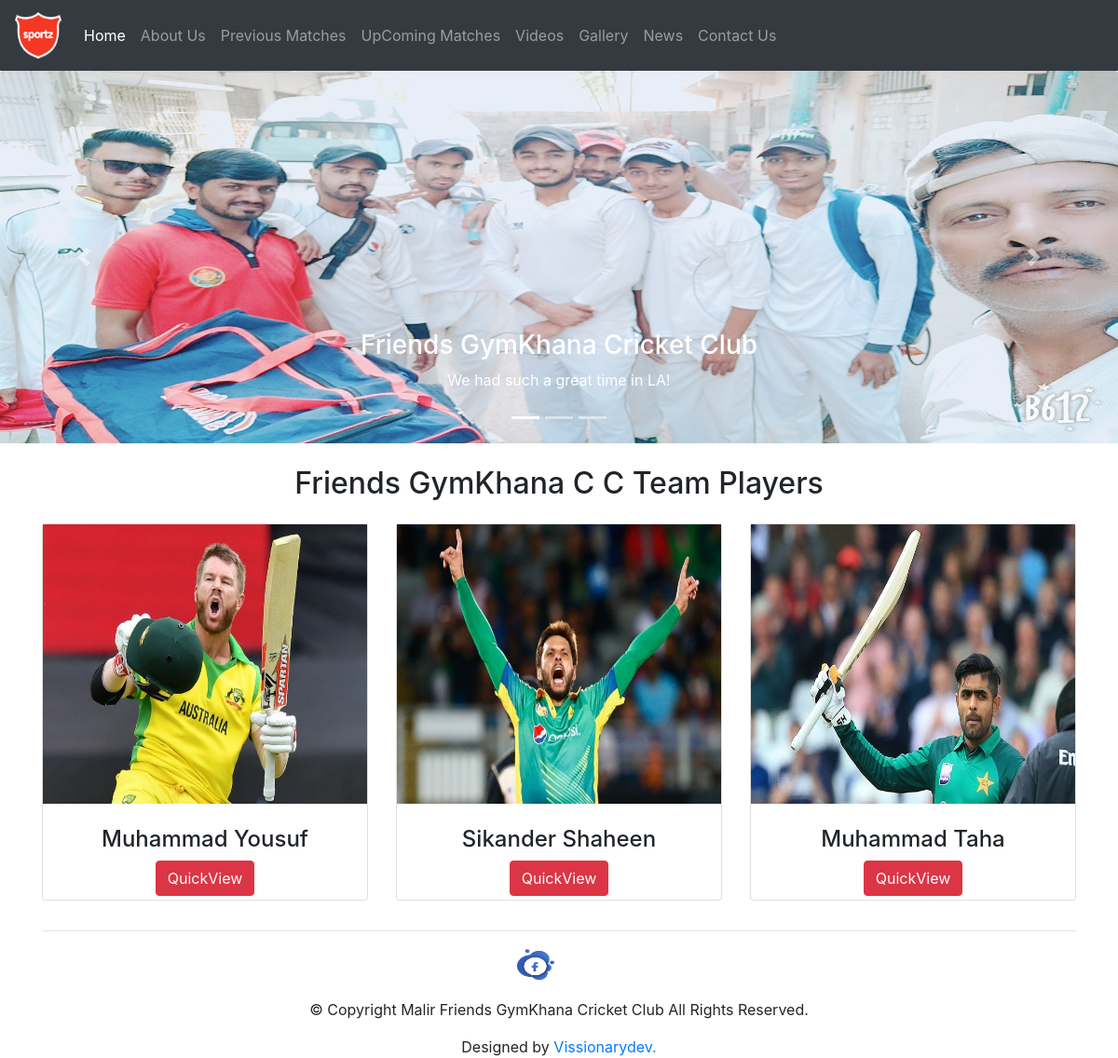
The page /club/ on the database its author committed.
### club/models.py (models this page shows, shortened)
class Record(models.Model):
    player_id = models.AutoField
    player_name = models.CharField(max_length=50)
    player_category = (
        ("Batsman", "batsman"),
        ("Bowler", "bowler"),
        ("All-Rounder", "all-rounder"),
        ("Wicket-keeper", "wicket-keeper"),
    )
    category = models.CharField(max_length=15,
                                choices=player_category,
                                default="All-Rounder")
    player_batting_style = models.CharField(max_length=50, default="")
    player_bowling_style = models.CharField(max_length=50, default="")
    player_batting_no = models.CharField(max_length=50, default="")
    player_age = models.IntegerField(default=0)
    player_rank = models.CharField(max_length=50, default="")
    player_desc = models.CharField(max_length=500, default="")
    image = models.FileField(upload_to='club/images', default="")

### club/views.py (the view)
# urls.py: path("", views.photo3, name="ClubHome"),
def photo3(request):
    queryset = Record.objects.all()
    context = {
       "photos": queryset,
    }
    return render(request, 'club/index.html', context)

### club/templates/club/index.html (shortened to what this page needs)
{% extends 'club/basic.html' %}
{% load static %}
{% block body %}
<div class="container-fluid" >
    <h2 id="heading" class="mt-4">Friends GymKhana C C Team Players </h2>
<div class="container">
            {%  for i in photos  %}
                {% if forloop.counter0|divisibleby:3 %} <div class="row text-center" id="myTable"> {%  endif %}
                  <div class="col-md-4 my-3" >
                      <div class="card">
                          <img src="/media/{{i.image}}" alt="" width="auto" height="300">
                          <div class="card-content">
                              <br>
                              <h4>{{i.player_name}}</h4>
                              <a href="/club/records/{{i.id}}"><button id="qvv{{i.id}}" class="btn btn-danger cart mb-1">
                              QuickView</button></a>
                              <br>
                          </div>
                      </div>
                  </div>
            {%  if forloop.counter|divisibleby:3 or forloop.last %}</div><hr>{%  endif %}
            {%  endfor %}
         </div>
</div>
{%endblock%}

### club/templates/club/basic.html (shortened to what this page needs)
<!doctype html>
<html lang="en">
  <head>
    <link rel="stylesheet" href="https://stackpath.bootstrapcdn.com/bootstrap/4.2.1/css/bootstrap.min.css">
    <link rel="stylesheet" href="https://maxcdn.bootstrapcdn.com/bootstrap/4.4.1/css/bootstrap.min.css">
  </head>
  <body>
  <nav class="navbar navbar-expand-lg navbar-dark bg-dark">
  <a class="navbar-brand" href="/club" ><img src='/media/club/images/logo.png' width="50px" height="50px"></a>
  <div class="collapse navbar-collapse" id="navbarSupportedContent">
    <ul class="navbar-nav mr-auto">
      <li class="nav-item active">
        <a class="nav-link" href="/club">Home <span class="sr-only">(current)</span></a>
      </li>
      <li class="nav-item link">
        <a class="nav-link"  href="/club/about">About Us </a>
      </li>
      <li class="nav-item">
        <a class="nav-link" href="/club/matches">Previous Matches</a>
      </li>
        <li class="nav-item">
        <a class="nav-link" href="/club/upcoming_matches">UpComing Matches</a>
      </li>
         <li class="nav-item">
        <a class="nav-link" href="/club/videos">Videos</a>
      </li>
      <li class="nav-item">
        <a class="nav-link" href="/club/gallery">Gallery</a>
      </li>
      <li class="nav-item">
        <a class="nav-link" href="/club/news">News</a>
      </li>
       <li class="nav-item">
        <a class="nav-link" href="/club/contact">Contact Us</a>
      </li>
    </ul>
  </div>
</nav>
    <div id="demo" class="carousel slide" data-ride="carousel">
  <ul class="carousel-indicators">
    <li data-target="#demo" data-slide-to="0" class="active"></li>
    <li data-target="#demo" data-slide-to="1"></li>
    <li data-target="#demo" data-slide-to="2"></li>
  </ul>
  <div class="carousel-inner">
    <div class="carousel-item active">
      <img src='/media/club/images/09.jpg' class="card-img-top" width="1280" height="400" alt="...">
      <div class="carousel-caption">
        <h3>Friends GymKhana Cricket Club</h3>
        <p>We had such a great time in LA!</p>
      </div>
    </div>
  </div>
  <a class="carousel-control-prev" href="#demo" data-slide="prev">
    <span class="carousel-control-prev-icon"></span>
  </a>
  <a class="carousel-control-next" href="#demo" data-slide="next">
    <span class="carousel-control-next-icon"></span>
  </a>
</div>
  {% block body %} {% endblock %}
  <footer>
    <div class="container"  id="footer">
      <div class="row">
        <div class="col-md-12">
          <div class="socials-a">
            <ul class="list-inline">
              <li class="list-inline-item">
                <a href="https://www.facebook.com/">
                  <i> <img src='/media/club/images/fb-icon.png' aria-hidden="true" width="50" height="40"></i>
                </a>
              </li>
            </ul>
          </div>
          <div class="copyright-footer">
            <p class="copyright color-text-a">
              &copy; Copyright
              <span class="color-a">Malir Friends GymKhana Cricket Club</span> All Rights Reserved.
            </p>
          </div>
          <div class="credits">
            Designed by <a href="https://www.facebook.com/">Vissionarydev.</a>
          </div>
        </div>
      </div>
    </div>
  </footer>
  </body>
</html>

### rows shown on the page
Record: image (picture), player_name "Muhammad Yousuf"
Record: image (picture), player_name "Sikander Shaheen"
Record: image (picture), player_name "Muhammad Taha"
